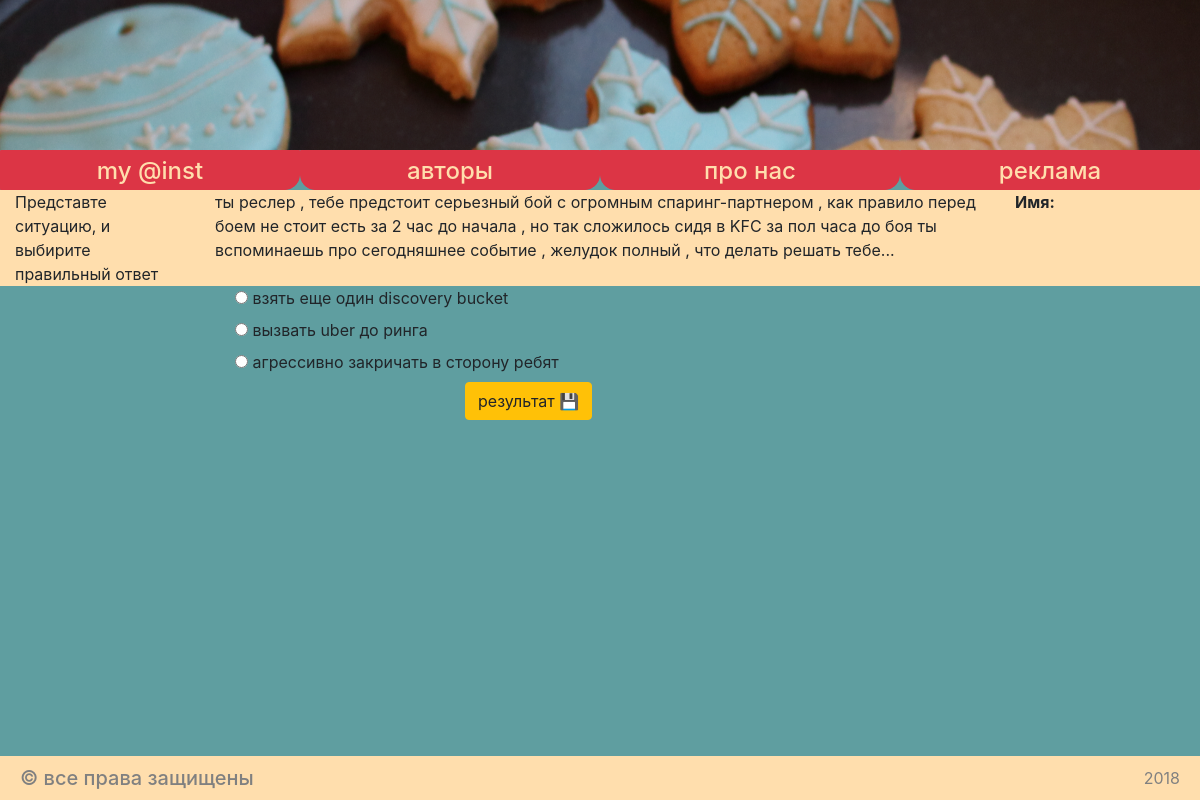
The page /second (signed in) on the database its author committed.
### myapp/models/questions.py (models this page shows)
class quest(Model):
    title = TextField(max_length=30)
    info = TextField(null=True)
    option1 = TextField(null=True)
    option2 = TextField(null=True)
    option3 = TextField(null=True)

### myapp/views.py (the view, shortened to what this page needs)
# urls.py: path('second', views.second, name='second'),
def second(request):
    too_id = request.session['too_id']
    if not too_id:
        return redirect('index')
    too = Too.objects.get(id=too_id)
    if request.method == 'GET':
        context = conte(too_id,2)
        return render(request, 'too_page.html', context)
    return render(request, 'too_page.html')

### myapp/views.py (called while the page is built)
def conte (a,b):
    too = Too.objects.get(id=a)
    que1 = quest.objects.get(id=b)
    rname = too.name
    txfo = que1.info
    op1 = que1.option1
    op2 = que1.option2
    op3 = que1.option3
    context = {'name': rname, 'info': txfo, 'op1': op1, 'op2': op2, 'op3': op3}
    return context

### myapp/templates/too_page.html (shortened to what this page needs)
{% extends "wrapper.html" %}
{% block content %}
    <div class="container-fluid static_txt">
        <div class="row">
            <div
                 class="col-md-2 ">
             Представте ситуацию, и выбирите правильный ответ
            </div>
            <div
                class="col-md-8">
             {{ info }}
          </div>
          <div
                class="col-md-2">
             <strong>Имя:</strong> {{ name }}
          </div>
        </div>
    </div>
<div class="container">
    <form action="" method="POST">
        <div class="row">
            <div class="col-md-10 offset-2">
                <div class="radio">
                      <label>
                        <input type="radio" name="optionsRadios" id="optionsRadios1" value="options1">
                        {{ op1 }}
                      </label>
                </div>
                <div class="radio">
                      <label>
                        <input type="radio" name="optionsRadios" id="optionsRadios2" value="options2">
                        {{ op2 }}
                      </label>
                </div>
                <div class="radio">
                      <label>
                        <input type="radio" name="optionsRadios" id="optionsRadios3" value="options3">
                          {{ op3 }}
                      </label>
                </div>
                <button class="btn btn-warning offset-3" type="submit">результат &#128190</button>
            </div>
        </div>
    </form>
</div>
<footer class="info">
    <h5>&copy все права защищены<small>2018</small></h5>
</footer>
{% endblock %}

### myapp/templates/wrapper.html (shortened to what this page needs)
<!DOCTYPE html>
<html lang="en">
<head>
    {% load staticfiles %}
    <link rel="stylesheet" href="https://maxcdn.bootstrapcdn.com/bootstrap/4.0.0-beta.3/css/bootstrap.min.css">
    <link rel="stylesheet" href="{% static 'css/some_html.css' %}"/>
</head>
<body>
    {% include 'includes/header.html' %}
    {% block content %}
    {% endblock %}
</body>
</html>

### myapp/templates/includes/header.html
<header>
    {%load staticfiles %}
 <div class="header-bg">
  <img src="{% static 'image/009.jpg' %}" style="width:100%;  height:150px " class="img-rounded" />
  <div class="container-fluid">
     <div class="row">
         <a class="btn btn-danger text-center col-md-3 text-lowercase" style="border-radius:0 0 15px 0; color:#FFDEAD; height:40px;" href="https://www.instagram.com/aghica/?hl=ru" role="button"><h4>my @inst</h4></a>
         <a class="btn btn-danger text-center col-md-3 text-lowercase" style="border-radius:0 0 15px 15px; color:#FFDEAD; height:40px;" href="https://www.instagram.com/aghica/?hl=ru" role="button"><h4>авторы</h4></a>
         <a class="btn btn-danger text-center col-md-3 text-lowercase" style="border-radius:0 0 15px 15px; color:#FFDEAD; height:40px;" href="https://www.instagram.com/aghica/?hl=ru" role="button"><h4>про нас</h4></a>
         <a class="btn btn-danger text-center col-md-3 text-lowercase" style="border-radius:0 0 0 15px; color:#FFDEAD; height:40px;" href="https://www.instagram.com/aghica/?hl=ru" role="button"><h4>реклама</h4></a>
     </div>
  </div>
 </div>
</header>

### myapp/static/css/some_html.css (style rules this page uses)
body { background-color: #5F9EA0; }
footer { padding: 10px 20px; background: #FFDEAD; position: absolute; bottom: 0; left:0; right:0; width: 100%; color:grey; }
footer h5 { margin: 0; }
footer h5 small { float: right; padding-top: 3px; }
.static_txt { background-color:#FFDEAD; }

### rows shown on the page
quest: info "ты реслер , тебе предстоит серьезный бой с огромным спаринг-партнером , как правило перед боем не стоит есть за 2 час до начала , но так сложилось сидя в KFC за пол часа до боя ты вспоминаешь про сегодняшнее событие , желудок полный , что делать решать тебе...", option1 "взять еще один discovery bucket", option2 "вызвать uber до ринга", option3 "агрессивно закричать в сторону ребят"
